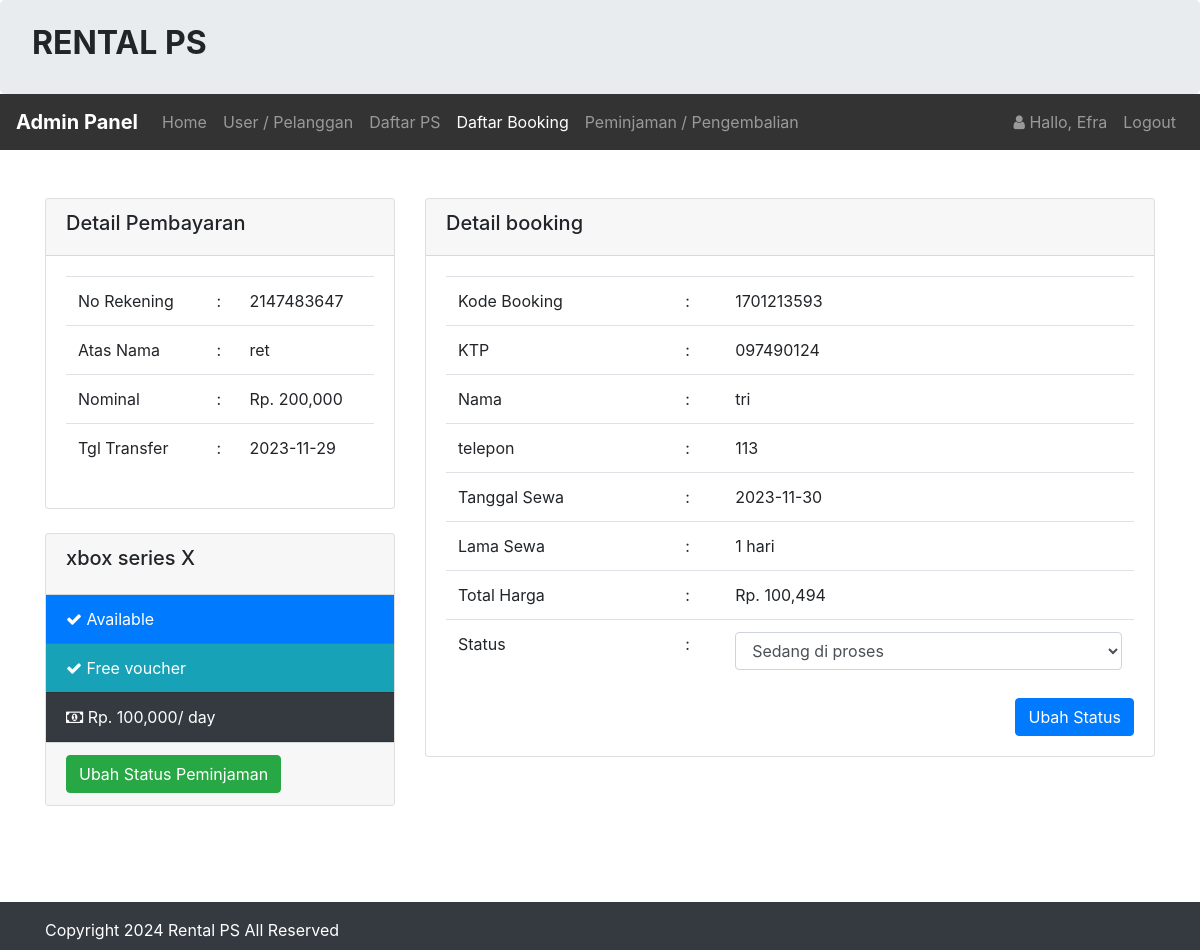
The page /admin/booking/bayar.php?id=1701213593 (signed in) on the database its author committed.
### tables this page shows
CREATE TABLE `infoweb` (
  `id` int(11) NOT NULL,
  `nama_rental` varchar(255) DEFAULT NULL,
  `telp` varchar(15) DEFAULT NULL,
  `alamat` text DEFAULT NULL,
  `email` varchar(255) DEFAULT NULL,
  `no_rek` text DEFAULT NULL,
  `updated_at` timestamp NOT NULL DEFAULT current_timestamp()
);

CREATE TABLE `pembayaran` (
  `id_pembayaran` int(11) NOT NULL,
  `id_booking` int(255) NOT NULL,
  `no_rekening` int(255) NOT NULL,
  `nama_rekening` varchar(255) NOT NULL,
  `nominal` int(255) NOT NULL,
  `tanggal` varchar(255) NOT NULL
);

CREATE TABLE `playstation` (
  `id_ps` int(11) NOT NULL,
  `j_game` varchar(255) NOT NULL,
  `j_ps` varchar(255) NOT NULL,
  `harga` int(255) NOT NULL,
  `deskripsi` varchar(255) NOT NULL,
  `status` varchar(255) NOT NULL,
  `gambar` text NOT NULL
);

CREATE TABLE `booking` (
  `id_booking` int(11) NOT NULL,
  `kode_booking` varchar(255) NOT NULL,
  `id_login` int(11) NOT NULL,
  `id_ps` int(11) NOT NULL,
  `ktp` varchar(255) NOT NULL,
  `nama` varchar(255) NOT NULL,
  `alamat` varchar(255) NOT NULL,
  `no_tlp` varchar(15) NOT NULL,
  `tanggal` varchar(255) NOT NULL,
  `lama_sewa` int(11) NOT NULL,
  `total_harga` int(11) NOT NULL,
  `konfirmasi_pembayaran` varchar(255) NOT NULL,
  `tgl_input` varchar(255) NOT NULL
);

### koneksi/koneksi.php (called while the page is built, shortened)
<?php
    $user = 'root';
    $pass = '';
    $koneksi = new PDO("mysql:host=localhost;dbname=rental_ps", $user, $pass);
    $url = "http://localhost/rental_ps/";
    $sql_web = "SELECT * FROM infoweb WHERE id = 1";
    $row_web = $koneksi->prepare($sql_web);
    $row_web->execute();
    $info_web = $row_web->fetch(PDO::FETCH_OBJ);
?>

### admin/booking/bayar.php (the view, shortened to what this page needs)
<?php
    require '../../koneksi/koneksi.php';
    $title_web = 'Konfirmasi';
    include '../header.php';
    $kode_booking = $_GET['id'];
    $hasil = $koneksi->query("SELECT * FROM booking WHERE kode_booking = '$kode_booking'")->fetch();
    $id_booking = $hasil['id_booking'];
    $hsl = $koneksi->query("SELECT * FROM pembayaran WHERE id_booking = '$id_booking'")->fetch();
    $c = $koneksi->query("SELECT * FROM pembayaran WHERE id_booking = '$id_booking'")->rowCount();
    $id = $hasil['id_ps'];
    $isi = $koneksi->query("SELECT * FROM playstation WHERE id_ps = '$id'")->fetch();
?>
<br>
<br>
<div class="container">
<div class="row">
    <div class="col-sm-4">
        <div class="card">
            <div class="card-header">
                <h5> Detail Pembayaran</h5>
            </div>
            <div class="card-body">
                <?php if($c > 0){?>
                <table class="table">
                    <tr>
                        <td>No Rekening</td>
                        <td> :</td>
                        <td><?= $hsl['no_rekening'];?></td>
                    </tr>
                    <tr>
                        <td>Atas Nama </td>
                        <td> :</td>
                        <td><?= $hsl['nama_rekening'];?></td>
                    </tr>
                    <tr>
                        <td>Nominal  </td>
                        <td> :</td>
                        <td>Rp. <?= number_format($hsl['nominal']);?></td>
                    </tr>
                    <tr>
                        <td>Tgl  Transfer</td>
                        <td> :</td>
                        <td><?= $hsl['tanggal'];?></td>
                    </tr>
                </table>
                <?php }else{?>
                    <h4>Belum di bayar</h4>
                <?php }?>
            </div>
        </div>
        <br/>
        <div class="card">
            <div class="card-header">
                <h5 class="card-title"><?php echo $isi['j_ps'];?></h5>
            </div>
            <ul class="list-group list-group-flush">
                <?php if($isi['status'] == 'Tersedia'){?>
                    <li class="list-group-item bg-primary text-white">
                        <i class="fa fa-check"></i> Available
                    </li>
                <?php }else{?>
                    <li class="list-group-item bg-danger text-white">
                        <i class="fa fa-close"></i> Not Available
                    </li>
                <?php }?>
                <li class="list-group-item bg-info text-white"><i class="fa fa-check"></i> Free voucher</li>
                <li class="list-group-item bg-dark text-white">
                    <i class="fa fa-money"></i> Rp. <?php echo number_format($isi['harga']);?>/ day
                </li>
            </ul>
            <div class="card-footer">
                <a href="<?php echo $url;?>admin/peminjaman/peminjaman.php?id=<?php echo $hasil['kode_booking'];?>"
                    class="btn btn-success btn-md">Ubah Status Peminjaman</a>
            </div>
        </div>
    </div>
    <div class="col-sm-8">
         <div class="card">
            <div class="card-header">
                <h5> Detail booking</h5>
            </div>
           <div class="card-body">
               <form method="post" action="proses.php?id=konfirmasi">
                    <table class="table">
                        <tr>
                            <td>Kode Booking  </td>
                            <td> :</td>
                            <td><?php echo $hasil['kode_booking'];?></td>
                        </tr>
                        <tr>
                            <td>KTP  </td>
                            <td> :</td>
                            <td><?php echo $hasil['ktp'];?></td>
                        </tr>
                        <tr>
                            <td>Nama  </td>
                            <td> :</td>
                            <td><?php echo $hasil['nama'];?></td>
                        </tr>
                        <tr>
                            <td>telepon  </td>
                            <td> :</td>
                            <td><?php echo $hasil['no_tlp'];?></td>
                        </tr>
                        <tr>
                            <td>Tanggal Sewa </td>
                            <td> :</td>
                            <td><?php echo $hasil['tanggal'];?></td>
                        </tr>
                        <tr>
                            <td>Lama Sewa </td>
                            <td> :</td>
                            <td><?php echo $hasil['lama_sewa'];?> hari</td>
                        </tr>
                        <tr>
                            <td>Total Harga </td>
                            <td> :</td>
                            <td>Rp. <?php echo number_format($hasil['total_harga']);?></td>
                        </tr>
                        <tr>
                            <td>Status </td>
                            <td> :</td>
                            <td>
                                <select class="form-control" name="status">
                                    <option <?php if($hasil['konfirmasi_pembayaran'] == 'Sedang di proses'){echo 'selected';}?>>
                                        Sedang di proses
                                    </option>
                                </select>
                            </td>
                        </tr>
                    </table>
                    <button type="submit" class="btn btn-primary float-right">
                        Ubah Status
                    </button>
            </form>
           </div>
         </div>
    </div>
</div>
</div>
<br>
<br>
<br>
<?php include '../footer.php';?>

### admin/header.php (shortened to what this page needs)
<?php
    $id_login = $_SESSION['USER']['id_login'];
    $row = $koneksi->prepare("SELECT * FROM login WHERE id_login=?");
    $row->execute(array($id_login));
    $hasil_login = $row->fetch();
?>
<!doctype html>
<html lang="en">
  <head>
    <link rel="stylesheet" href="<?php echo $url;?>assets/css/bootstrap.css" >
    <link rel="stylesheet" href="<?php echo $url;?>assets/css/font-awesome.css" >
  </head>
  <body>
    <div class="jumbotron pt-4 pb-4">
        <div class="row">
            <div class="col-sm-8">
                <h2><b style="text-transform:uppercase;"><?= $info_web->nama_rental;?> </b></h2>
            </div>
        </div>
    </div>
    <nav class="navbar navbar-expand-lg navbar-dark" style="background-color: #333;">
        <a class="navbar-brand" href="<?php echo $url;?>admin/"><b>Admin Panel</b></a>
        <div class="collapse navbar-collapse" id="collapsibleNavId">
            <ul class="navbar-nav mr-auto mt-2 mt-lg-0">
                <li class="nav-item <?php if($title_web == 'Dashboard'){ echo 'active';}?>">
                    <a class="nav-link" href="<?php echo $url;?>admin/">Home <span class="sr-only">(current)</span></a>
                </li>
                <li class="nav-item <?php if($title_web == 'User'){ echo 'active';}?>">
                    <a class="nav-link" href="<?php echo $url;?>admin/user/index.php">User / Pelanggan</a>
                </li>
                <li class="nav-item <?php if($title_web == 'Daftar PS'){ echo 'active';}?>
                <?php if($title_web == 'Tambah ps'){ echo 'active';}?>
                <?php if($title_web == 'Edit ps'){ echo 'active';}?>">
                    <a class="nav-link" href="<?php echo $url;?>admin/ps/PS.php">Daftar PS</a>
                </li>
                <li class="nav-item <?php if($title_web == 'Daftar Booking'){ echo 'active';}?>
                <?php if($title_web == 'Konfirmasi'){ echo 'active';}?>">
                    <a class="nav-link" href="<?php echo $url;?>admin/booking/booking.php">Daftar Booking</a>
                </li>
                <li class="nav-item <?php if($title_web == 'Peminjaman'){ echo 'active';}?>">
                    <a class="nav-link" href="<?php echo $url;?>admin/peminjaman/peminjaman.php">Peminjaman / Pengembalian</a>
                </li>
            </ul>
            <ul class="navbar-nav my-2 my-lg-0">
                <li class="nav-item">
                    <a class="nav-link" href="#">
                        <i class="fa fa-user"> </i> Hallo, <?php echo $hasil_login['nama_pengguna'];?>
                    </a>
                </li>
                <li class="nav-item">
                    <a class="nav-link" onclick="return confirm('Apakah anda ingin logout ?');" href="<?php echo $url;?>admin/logout.php">Logout</a>
                </li>
            </ul>
        </div>
    </nav>

### admin/footer.php (shortened to what this page needs)
    <div class="footer mt-4 bg-dark text-white pt-3 pb-2">
      <div class="container">
        Copyright <?= date('Y');?> <?= $info_web->nama_rental;?> All Reserved
      </div>
    </div>
  </body>
</html>

### rows shown on the page
infoweb: nama_rental "RENTAL PS", nama_rental "Rental PS"
pembayaran: no_rekening "2147483647", nama_rekening "ret", nominal "200,000", tanggal "2023-11-29"
playstation: j_ps "xbox series X", harga "100,000"
booking: kode_booking "1701213593", ktp "097490124", nama "tri", no_tlp "113", tanggal "2023-11-30", lama_sewa "1", total_harga "100,494", status "Sedang di proses"

### other values the page prints
$hasil_login['nama_pengguna'] "Efra"
